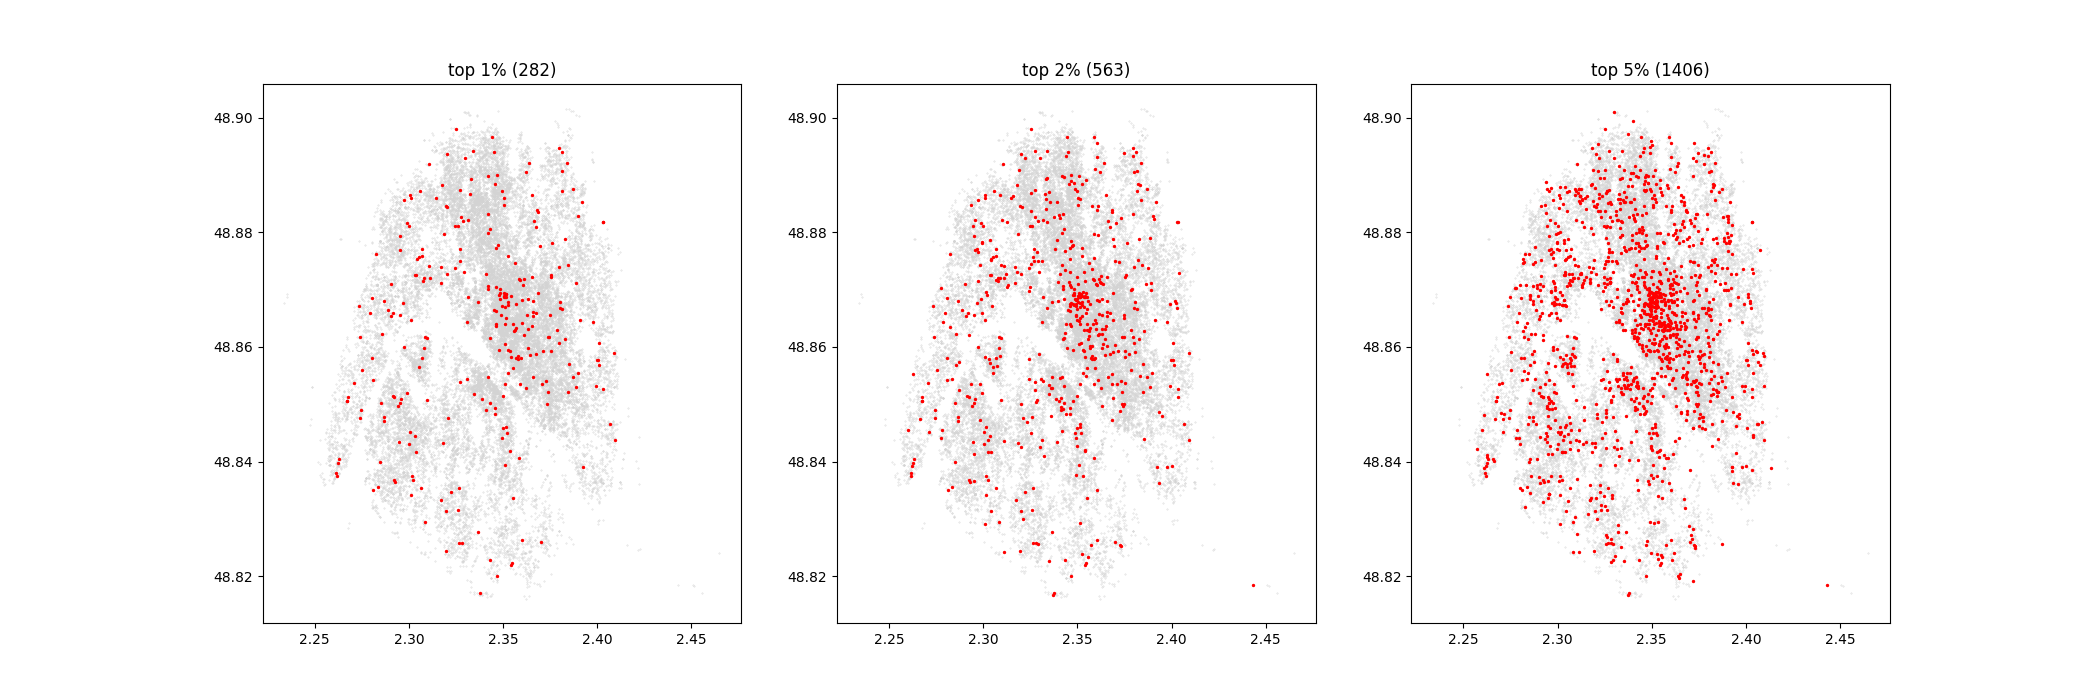

Generate this figure with Python:
import numpy as np
import pandas as pd
import matplotlib.pyplot as plt
from sklearn.ensemble import IsolationForest

df = pd.read_csv('paris_listings.csv')
cols = ['price', 'review_scores_rating', 'number_of_reviews']

X = df[cols].copy()
X['number_of_reviews'] = np.log1p(X.number_of_reviews)
X['price'] = np.log(X.price)
iso = IsolationForest(n_estimators=300, random_state=0).fit(X)
df['score'] = -iso.score_samples(X)

fig, ax = plt.subplots(1, 3, figsize=(21, 7))
for a, q in zip(ax, [0.99, 0.98, 0.95]):
    tmp = df[df.score > df.score.quantile(q)]
    a.scatter(df.longitude, df.latitude, s=0.1, c='lightgrey')
    a.scatter(tmp.longitude, tmp.latitude, s=2, c='r')
    a.set_title(f'top {1 - q:.0%} ({len(tmp)})')
plt.savefig('iso.png', dpi=100)
